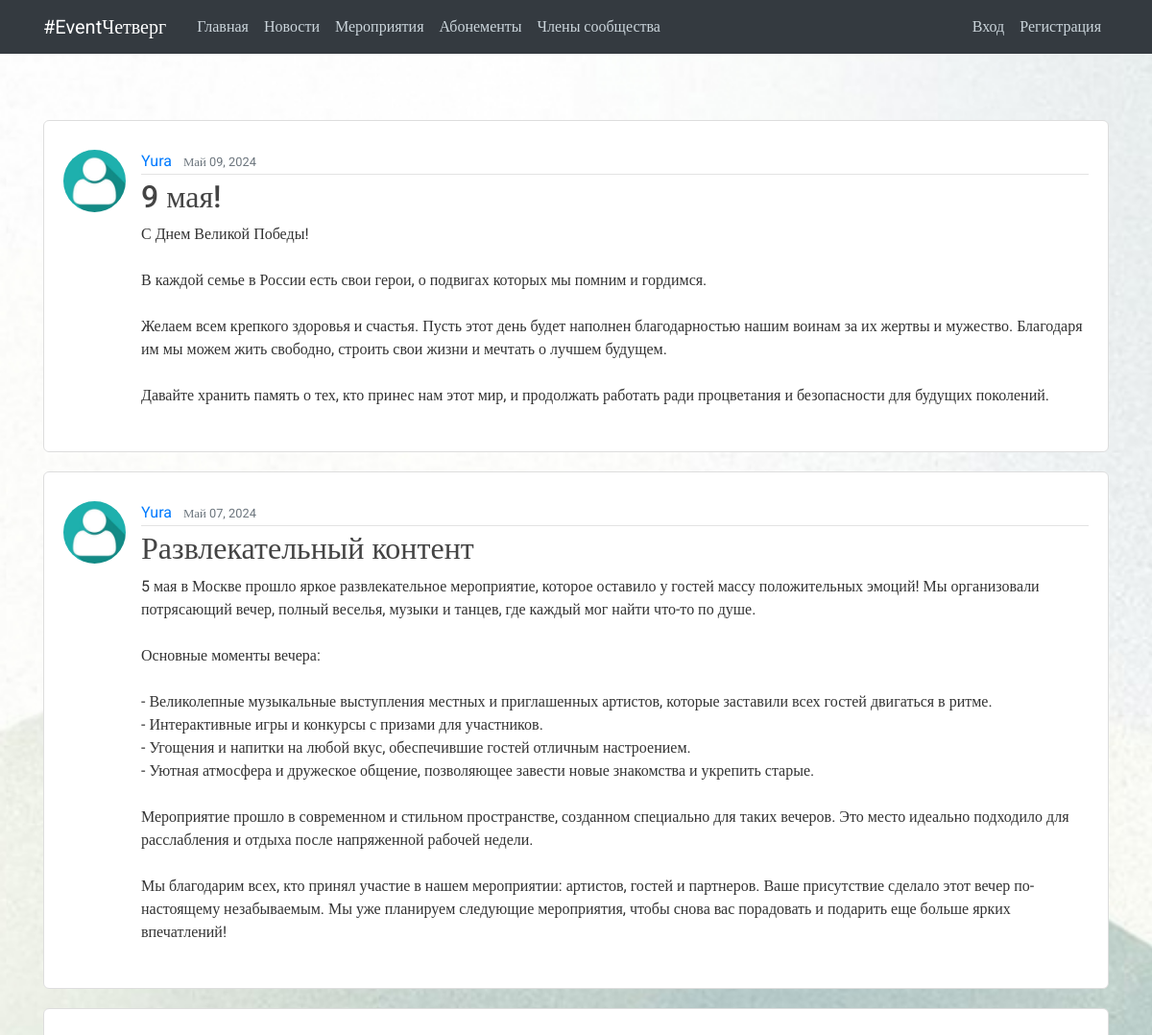
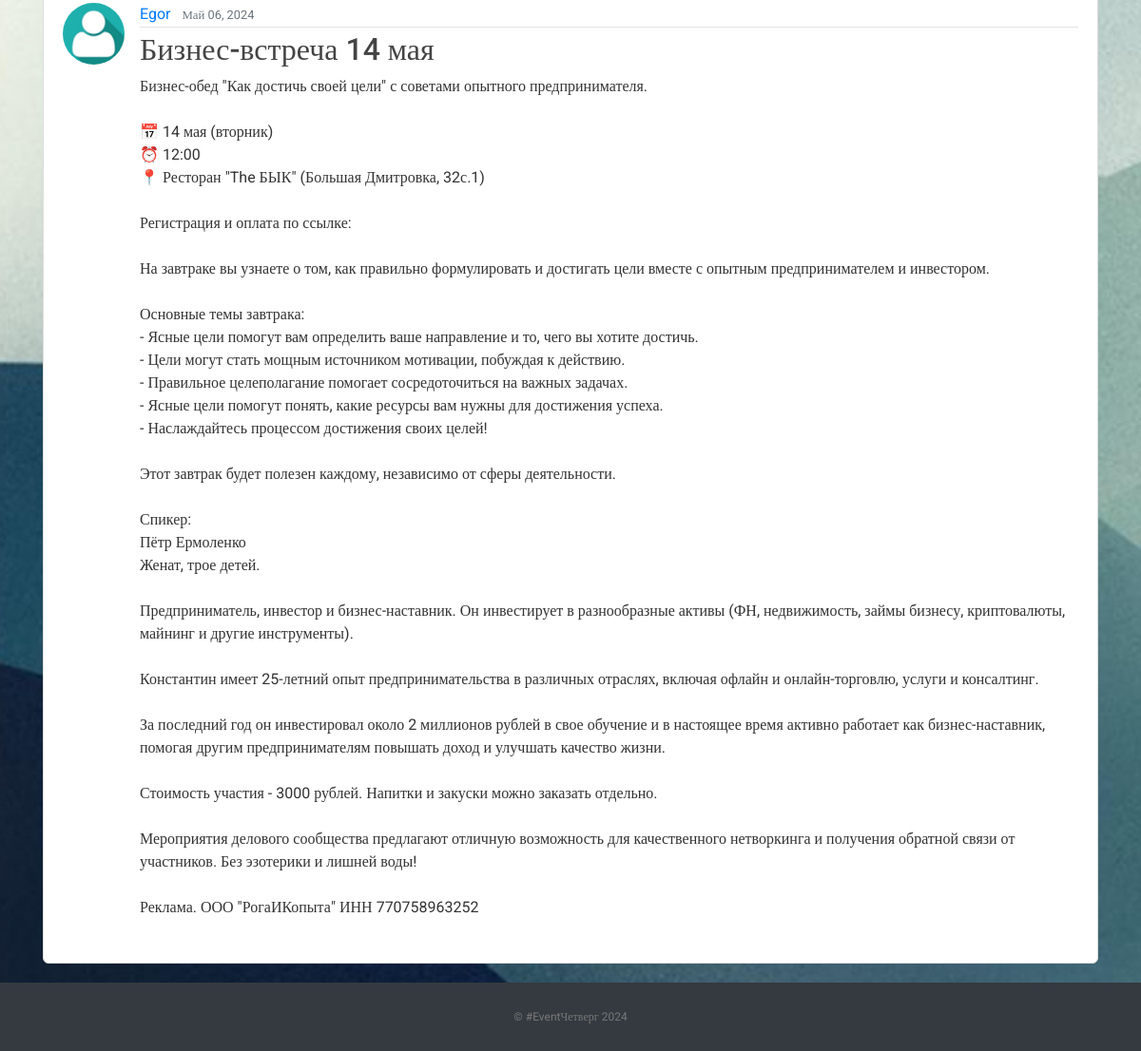
Page /news/ on the committed database (2 pictures, top to bottom).
### vkr/models.py (models this page shows, shortened)
class Post(models.Model):
    title = models.CharField(max_length=100)
    content = models.TextField()
    date_posted = models.DateTimeField(default=timezone.now)
    author = models.ForeignKey(User, on_delete=models.CASCADE)
    image = models.ImageField(default='event_default.png', upload_to='post_pics')

### users/models.py (models this page shows, shortened)
class Profile(models.Model):
    user = models.OneToOneField(User, on_delete=models.CASCADE)
    image = models.ImageField(default='default.jpg', upload_to='profile_pics')
    about_me = models.TextField(null=True)
    looking_for = models.TextField(null=True)

### vkr/views.py (the view)
# urls.py: path('news/', PostListView.as_view(), name='vkr-home'),
class PostListView(ListView):
    model = Post
    template_name = 'vkr/home.html'
    context_object_name = 'posts'
    ordering = ['-date_posted']
    paginate_by = 5

### vkr/templates/vkr/home.html (shortened to what this page needs)
{% extends "vkr/base.html" %}
{% block content %}
    {% for post in posts %}
        <article class="media content-section">
          <img class="rounded-circle article-img" src="{{ post.author.profile.image.url }}">
          <div class="media-body">
            <div class="article-metadata">
              <a class="mr-2" href="{% url 'user-posts' post.author.username %}">{{ post.author }}</a>
              <small class="text-muted">{{ post.date_posted|date:"F d, Y" }}</small>
            </div>
            <h2><a class="article-title" href="{% url 'post-detail' post.id %}">{{ post.title }}</a></h2>
            <p class="article-content">{{ post.content }}</p>
          </div>
        </article>
    {% endfor %}
{% endblock content %}

### static/main.css (style rules this page uses)
body, html { width:100%; height:100% }
body { margin:0; padding:0; background: #fafafa; color: #333333; margin-top: 5rem; font-family:Roboto; background-image: url("./images/bg.jpg"); background-repeat: no-repeat; background-size: cover; background-attachment: fixed; }
h1, h2, h3, h4, h5, h6 { color: #444444; }
.content-section { background: #ffffff; padding: 30px 20px; border: 1px solid #dddddd; border-radius: 6px; margin: 20px auto; }
.article-title { color: #444444; }
.article-content { white-space: pre-line; }
.article-img { height: 65px; width: 65px; margin-right: 16px; }
.article-metadata { padding-bottom: 1px; margin-bottom: 4px; border-bottom: 1px solid #e3e3e3 }

### rows in the picture
Post: author.profile.image (placeholder picture), author "Yura", date_posted "Май 09, 2024", title "9 мая!", content "С Днем Великой Победы! В каждой семье в России есть свои герои, о подвигах которых мы помним и гордимся. Желаем всем крепкого здоровья и счастья. Пусть этот день будет наполнен благодарностью нашим воинам за их жертвы и мужество. Благодаря им мы можем жить свободно, строить свои жизни и мечтать о лучшем будущем. Давайте хранить память о тех, кто принес нам этот мир, и продолжать работать ради процветания и безопасности для будущих поколений."
Post: author.profile.image (placeholder picture), author "Yura", date_posted "Май 07, 2024", title "Развлекательный контент", content "5 мая в Москве прошло яркое развлекательное мероприятие, которое оставило у гостей массу положительных эмоций! Мы организовали потрясающий вечер, полный веселья, музыки и танцев, где каждый мог найти что-то по душе. Основные моменты вечера: - Великолепные музыкальные выступления местных и приглашенных артистов, которые заставили всех гостей двигаться в ритме. - Интерактивные игры и конкурсы с призами для участников. - Угощения и напитки на любой вкус, обеспечившие гостей отличным настроением. - Уютная атмосфера и дружеское общение, позволяющее завести новые знакомства и укрепить старые. Мероприятие прошло в современном и стильном пространстве, созданном специально для таких вечеров. Это…"
Post: author.profile.image (placeholder picture), author "Egor", date_posted "Май 06, 2024", title "Бизнес-встреча 14 мая", content "Бизнес-обед \"Как достичь своей цели\" с советами опытного предпринимателя. 📅 14 мая (вторник) ⏰ 12:00 📍 Ресторан \"The БЫК\" (Большая Дмитровка, 32с.1) Регистрация и оплата по ссылке: На завтраке вы узнаете о том, как правильно формулировать и достигать цели вместе с опытным предпринимателем и инвестором. Основные темы завтрака: - Ясные цели помогут вам определить ваше направление и то, чего вы хотите достичь. - Цели могут стать мощным источником мотивации, побуждая к действию. - Правильное целеполагание помогает сосредоточиться на важных задачах. - Ясные цели помогут понять, какие ресурсы вам нужны для достижения успеха. - Наслаждайтесь процессом достижения своих целей! Этот завтрак будет…"
